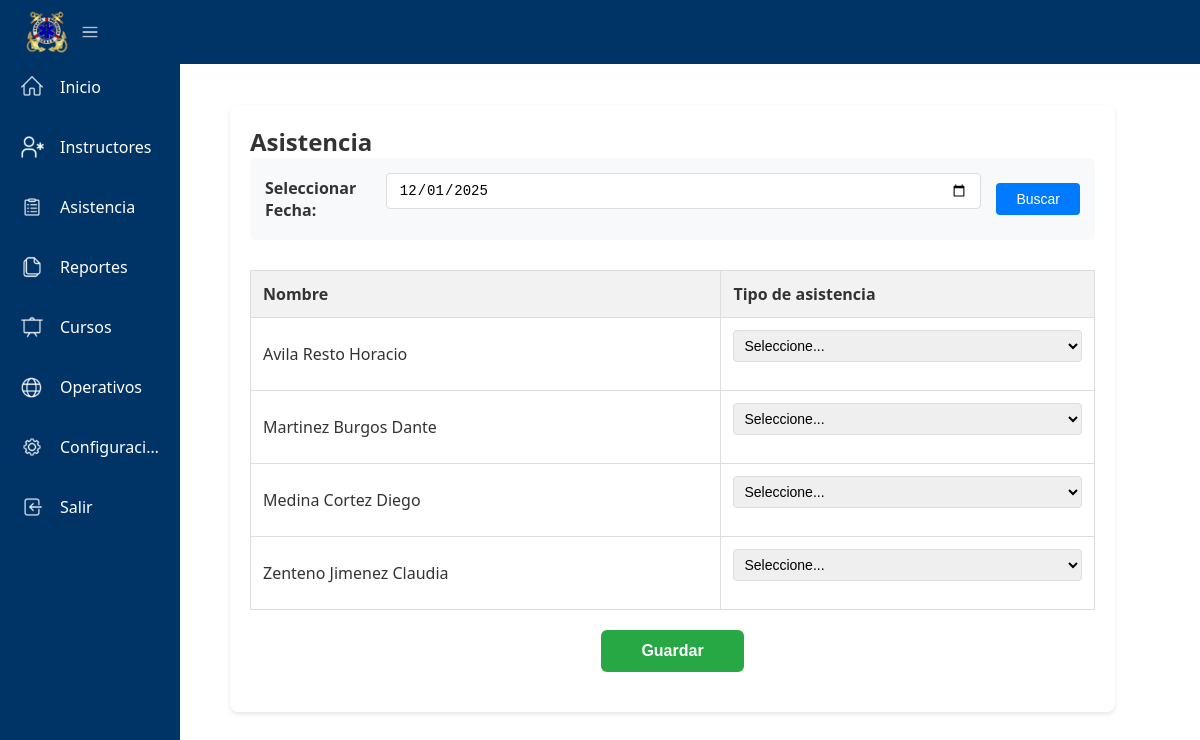
The page /dashboard/pages/asistencia_reg.php on the database its author committed.
### tables this page shows
CREATE TABLE instructores (
    id INTEGER PRIMARY KEY AUTOINCREMENT,
    codigo TEXT NOT NULL UNIQUE,
    grado TEXT NOT NULL,
    nombres TEXT NOT NULL,
    apellido_paterno TEXT NOT NULL,
    apellido_materno TEXT NOT NULL,
    cedula TEXT NOT NULL,
    fecha_nacimiento DATE NOT NULL,
    especialidad TEXT NOT NULL,
    estado TEXT NOT NULL
);

### dashboard/pages/asistencia_reg.php (the view, shortened to what this page needs)
<?php
require_once 'data/db.php';
try {
    $stmt = $pdo->query("SELECT id, nombres, apellido_paterno, apellido_materno FROM instructores ORDER BY apellido_paterno ASC, apellido_materno ASC, nombres ASC");
    $instructores = $stmt->fetchAll(PDO::FETCH_ASSOC);
} catch (PDOException $e) {
    echo "<p class='error-message'>Error al cargar instructores: " . $e->getMessage() . "</p>";
    $instructores = [];
}
?>
<!DOCTYPE html>
<html lang="es">
<head>
    <link rel="stylesheet" href="../css/style.css" />
    <link rel="stylesheet" href="css_pages/css_instructores1.css">
</head>
<body class="sidebar-expanded">
    <header class="top-bar">
        <div class="logo-container">
            <button id="toggleSidebar" aria-label="Alternar menú lateral">
                <img src="../images/sbrab_escudo.png" alt="Logo" class="logo" />
                <img src="../icons/navi.png" class="menu-toggle-icon">
            </button>
        </div>
    </header>
    <aside id="sidebar" class="sidebar">
        <nav class="sidebar-nav">
            <ul>
                <li><a href="../inicio.html" class="menu-item"><img src="../icons/home.png" alt="Inicio" class="icon" />
                        <span class="text">Inicio</span></a></li>
                <li><a href="instructores.html" class="menu-item"><img src="../icons/instructores.png" alt="Registro"
                            class="icon" />
                        <span class="text">Instructores</span></a></li>
                <li><a href="asistencia.html" class="menu-item"><img src="../icons/asistencia.png" alt="Asistencia"
                            class="icon" />
                        <span class="text">Asistencia</span></a></li>
                <li><a href="reportes.html" class="menu-item"><img src="../icons/reportes.png" alt="Reportes"
                            class="icon" />
                        <span class="text">Reportes</span></a></li>
                <li><a href="#" class="menu-item"><img src="../icons/cursos.png" alt="Cursos" class="icon" />
                        <span class="text">Cursos</span></a></li>
                <li><a href="#" class="menu-item"><img src="../icons/operativos.png" alt="Operativos" class="icon" />
                        <span class="text">Operativos</span></a></li>
                <li><a href="#" class="menu-item"><img src="../icons/settings.png" alt="Configuración" class="icon" />
                        <span class="text">Configuración</span></a></li>
                <li><a href="../../login.html" class="menu-item"><img src="../icons/salir.png" alt="Salir"
                            class="icon" />
                        <span class="text">Salir</span></a></li>
            </ul>
        </nav>
    </aside>
    <main id="content" class="content">
        <div class="asistencia-container">
            <h2>Asistencia</h2>
            <form method="POST" action="guardar_asistencia.php">
                <div class="fecha-selector">
                    <label for="fecha">Seleccionar Fecha:</label>
                    <input type="date" id="fecha" name="fecha" value="<?= date('Y-m-d') ?>" required>
                    <button type="button" onclick="cargarAsistencia()">Buscar</button>
                </div>
                <table class="asistencia-table">
                    <thead>
                        <tr>
                            <th>Nombre</th>
                            <th>Tipo de asistencia</th>
                        </tr>
                    </thead>
                    <tbody>
                        <?php foreach ($instructores as $instructor): ?>
                            <tr>
                                <td><?= htmlspecialchars($instructor['apellido_paterno'] . ' ' . $instructor['apellido_materno'] . ' ' . $instructor['nombres']) ?></td>
                                <td>
                                    <select name="asistencia[<?= $instructor['id'] ?>]" required>
                                        <option value="">Seleccione...</option>
                                    </select>
                                </td>
                            </tr>
                        <?php endforeach; ?>
                    </tbody>
                </table>
                <button type="submit" class="btn-guardar">Guardar</button>
            </form>
        </div>
    </main>
</body>
</html>

### dashboard/css/style.css (style rules this page uses)
* { margin: 0; padding: 0; box-sizing: border-box; }
body { font-family: 'Segoe UI', Tahoma, Geneva, Verdana, sans-serif; background-color: #f4f4f4; color: #333; display: flex; min-height: 100vh; transition: all 0.3s ease; }
.top-bar { position: fixed; top: 0; left: 0; right: 0; z-index: 1000; display: flex; align-items: center; justify-content: space-between; padding: 10px 24px; background-color: #003366; color: white; height: 64px; }
.logo-container button { background: none; border: none; cursor: pointer; display: flex; align-items: center; gap: 8px; }
.logo { width: 46px; height: 46px; object-fit: contain; }
.menu-toggle-icon { display: flex; flex-direction: column; gap: 2px; transition: transform 0.3s ease; width: 24px; height: 24px; filter: invert(100%); }
.sidebar { position: fixed; top: 60px; left: 0; width: 180px; height: calc(100% - 64px); background-color: #003366; color: white; transition: width 0.3s ease; z-index: 999; overflow: hidden; }
.sidebar .sidebar-nav ul { list-style: none; padding: 5px; margin-top: 0; }
.sidebar .sidebar-nav li { margin-bottom: 16px; }
.menu-item { display: flex; align-items: center; padding: 10px 15px; color: white; text-decoration: none; border-radius: 8px; transition: background-color 0.3s ease; }
.menu-item .icon { width: 24px; height: 24px; display: flex; align-items: center; justify-content: center; margin-right: 16px; filter: invert(100%); }
.menu-item .text { white-space: nowrap; overflow: hidden; text-overflow: ellipsis; transition: opacity 0.3s ease; }
.content { margin-left: 145px; padding: 85px; flex: 1; background-color: #fff; min-height: 100vh; transition: margin-left 0.3s ease; }

### dashboard/pages/css_pages/css_instructores1.css (style rules this page uses)
input[type="text"], input[type="date"], select { width: 100%; padding: 0.75rem; margin-bottom: 1rem; border: 1px solid #ccc; border-radius: 6px; font-size: 1rem; }

### dashboard/pages/asistencia_reg.php (style rules this page uses)
.asistencia-container { max-width: 1000px; margin: 20px auto; padding: 20px; background: white; border-radius: 8px; box-shadow: 0 2px 4px rgba(0, 0, 0, 0.1); }
.fecha-selector { display: flex; align-items: center; gap: 15px; margin-bottom: 30px; padding: 15px; background: #f8f9fa; border-radius: 6px; }
.fecha-selector label { font-weight: bold; font-size: 16px; }
.fecha-selector input[type="date"] { padding: 8px 12px; border: 1px solid #ddd; border-radius: 4px; font-size: 14px; }
.fecha-selector button { padding: 8px 20px; background-color: #007bff; color: white; border: none; border-radius: 4px; cursor: pointer; font-size: 14px; }
.asistencia-table { width: 100%; border-collapse: collapse; margin-bottom: 20px; }
.asistencia-table th, .asistencia-table td { padding: 12px; text-align: left; border: 1px solid #ddd; }
.asistencia-table th { background-color: #f2f2f2; font-weight: bold; }
.asistencia-table select { width: 100%; padding: 6px; border: 1px solid #ddd; border-radius: 4px; font-size: 14px; }
.btn-guardar { display: block; margin: 20px auto; padding: 12px 40px; background-color: #28a745; color: white; border: none; border-radius: 6px; font-size: 16px; font-weight: bold; cursor: pointer; }

### rows shown on the page
instructores: apellido_paterno+apellido_materno+nombres "Avila Resto Horacio"
instructores: apellido_paterno+apellido_materno+nombres "Martinez Burgos Dante"
instructores: apellido_paterno+apellido_materno+nombres "Medina Cortez Diego"
instructores: apellido_paterno+apellido_materno+nombres "Zenteno Jimenez Claudia"
